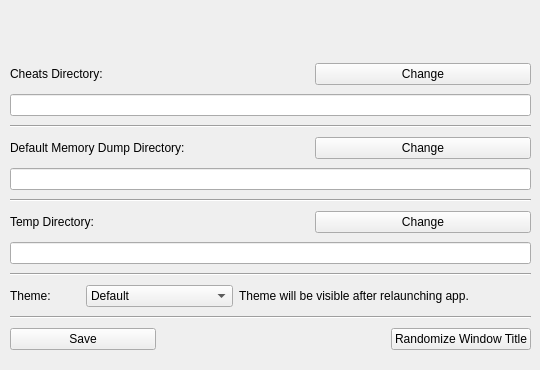
    <widget class="QWidget" name="tab_settings">
     <attribute name="title">
      <string>Settings</string>
     </attribute>
     <widget class="QWidget" name="layoutWidget">
      <property name="geometry">
       <rect>
        <x>10</x>
        <y>60</y>
        <width>521</width>
        <height>301</height>
       </rect>
      </property>
      <layout class="QGridLayout" name="gridLayout_2">
       <item row="1" column="0" colspan="6">
        <widget class="QLineEdit" name="lineEdit_cheatsDir">
         <property name="text">
          <string/>
         </property>
         <property name="readOnly">
          <bool>true</bool>
         </property>
        </widget>
       </item>
       <item row="3" column="0" colspan="4">
        <widget class="QLabel" name="label_7">
         <property name="whatsThis">
          <string>&lt;html&gt;&lt;head/&gt;&lt;body&gt;&lt;p&gt;&lt;span style=&quot; font-size:9pt;&quot;&gt;Default directory where &lt;/span&gt;&lt;span style=&quot; font-size:9pt; text-decoration: underline;&quot;&gt;non-volatile&lt;/span&gt;&lt;span style=&quot; font-size:9pt;&quot;&gt; memory dumps are saved.&lt;/span&gt;&lt;/p&gt;&lt;/body&gt;&lt;/html&gt;</string>
         </property>
         <property name="text">
          <string>Default Memory Dump Directory:</string>
         </property>
        </widget>
       </item>
       <item row="5" column="0" colspan="6">
        <widget class="Line" name="line">
         <property name="orientation">
          <enum>Qt::Horizontal</enum>
         </property>
        </widget>
       </item>
       <item row="4" column="0" colspan="6">
        <widget class="QLineEdit" name="lineEdit_defaultMemDumpDir">
         <property name="readOnly">
          <bool>true</bool>
         </property>
        </widget>
       </item>
       <item row="9" column="0">
        <widget class="QLabel" name="label_25">
         <property name="text">
          <string>Theme:</string>
         </property>
        </widget>
       </item>
       <item row="0" column="0" colspan="4">
        <widget class="QLabel" name="label_8">
         <property name="whatsThis">
          <string>&lt;html&gt;&lt;head/&gt;&lt;body&gt;&lt;p&gt;&lt;span style=&quot; font-size:9pt;&quot;&gt;Default directory where &lt;/span&gt;&lt;span style=&quot; font-size:9pt; text-decoration: underline;&quot;&gt;non-volatile&lt;/span&gt;&lt;span style=&quot; font-size:9pt;&quot;&gt; memory dumps are saved.&lt;/span&gt;&lt;/p&gt;&lt;/body&gt;&lt;/html&gt;</string>
         </property>
         <property name="text">
          <string>Cheats Directory:</string>
         </property>
        </widget>
       </item>
       <item row="3" column="4" colspan="2">
        <widget class="QPushButton" name="pushButton_setDefMemDumpDir">
         <property name="text">
          <string>Change</string>
         </property>
        </widget>
       </item>
       <item row="11" column="0" colspan="2">
        <widget class="QPushButton" name="pushButton_saveSettings">
         <property name="text">
          <string>Save</string>
         </property>
        </widget>
       </item>
       <item row="6" column="4" colspan="2">
        <widget class="QPushButton" name="pushButton_setTempDir">
         <property name="text">
          <string>Change</string>
         </property>
        </widget>
       </item>
       <item row="11" column="5">
        <widget class="QPushButton" name="pushButton_randomize_title">
         <property name="text">
          <string>Randomize Window Title</string>
         </property>
        </widget>
       </item>
       <item row="8" column="0" colspan="6">
        <widget class="Line" name="line_3">
         <property name="orientation">
          <enum>Qt::Horizontal</enum>
         </property>
        </widget>
       </item>
       <item row="0" column="4" colspan="2">
        <widget class="QPushButton" name="pushButton_setCheatsDir">
         <property name="text">
          <string>Change</string>
         </property>
        </widget>
       </item>
       <item row="7" column="0" colspan="6">
        <widget class="QLineEdit" name="lineEdit_tempDir">
         <property name="readOnly">
          <bool>true</bool>
         </property>
        </widget>
       </item>
       <item row="2" column="0" colspan="6">
        <widget class="Line" name="line_2">
         <property name="orientation">
          <enum>Qt::Horizontal</enum>
         </property>
        </widget>
       </item>
       <item row="9" column="1" colspan="2">
        <widget class="QComboBox" name="comboBox_theme">
         <item>
          <property name="text">
           <string>Default</string>
          </property>
         </item>
         <item>
          <property name="text">
           <string>Dark</string>
          </property>
         </item>
        </widget>
       </item>
       <item row="10" column="0" colspan="6">
        <widget class="Line" name="line_4">
         <property name="orientation">
          <enum>Qt::Horizontal</enum>
         </property>
        </widget>
       </item>
       <item row="6" column="0" colspan="4">
        <widget class="QLabel" name="label_3">
         <property name="whatsThis">
          <string notr="true" extracomment="sdfg">&lt;html&gt;&lt;head/&gt;&lt;body&gt;&lt;p&gt;&lt;span style=&quot; font-size:9pt;&quot;&gt;Directory where temporal data is saved. To enhance search performance it is recommended using an SSD for this.&lt;/span&gt;&lt;/p&gt;&lt;/body&gt;&lt;/html&gt;</string>
         </property>
         <property name="text">
          <string>Temp Directory:</string>
         </property>
        </widget>
       </item>
       <item row="9" column="3" colspan="3">
        <widget class="QLabel" name="label_15">
         <property name="text">
          <string>Theme will be visible after relaunching app.</string>
         </property>
        </widget>
       </item>
      </layout>
     </widget>
    </widget>
